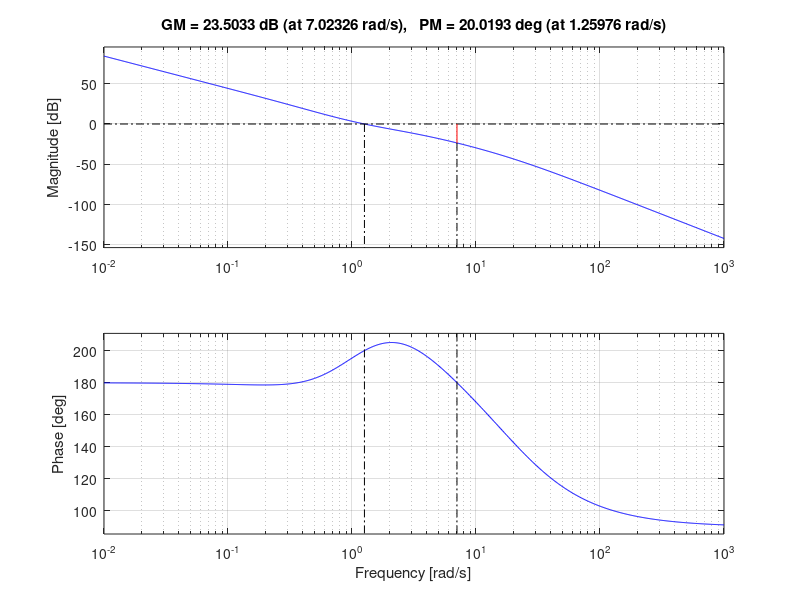
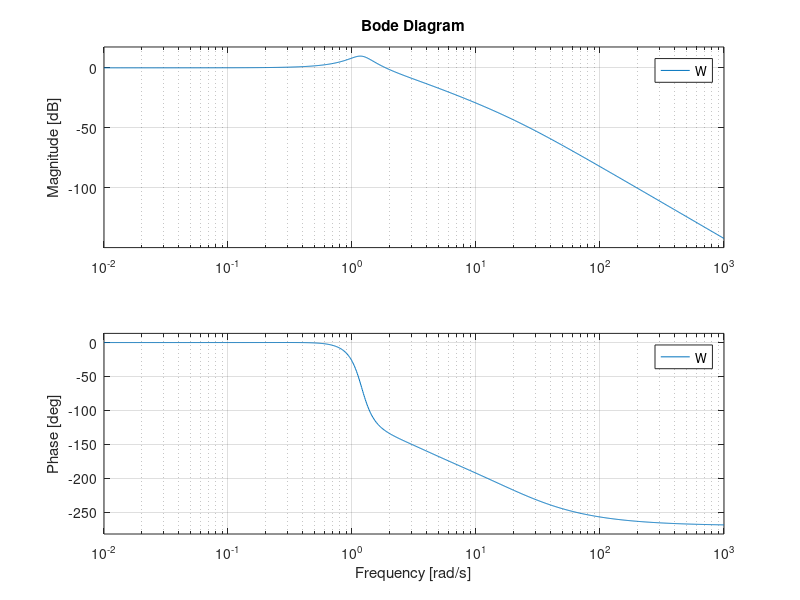

Reproduce these figures in MATLAB, in order.
clear all
close all

s = tf('s')
F = (3*s+6) / (s^4 + 6.5*s^3 + 12*s^2 + 4.5*s)
N = 10

%valutare banda passante e picco di risonanza
%controllo soluzione anello chiuso

[Gm,Pm,Wgm,Wpm] = margin(F)

%Gm finito --> soluzione anello chiuso

Kpbar = Gm
Tbar = 2*pi/Wgm

Kp = 0.6 * Kpbar
Ti = 0.5 * Tbar
Td = 0.125 * Tbar

Rpid = Kp * (1+1/(Ti*s)+(Td*s)/(1+Td/N*s))


Ga = F*Rpid

figure,margin(Ga)

W = feedback(Ga,1)
figure,bode(W)

%picco di risonanza 9.72
%banda passante 2.18

